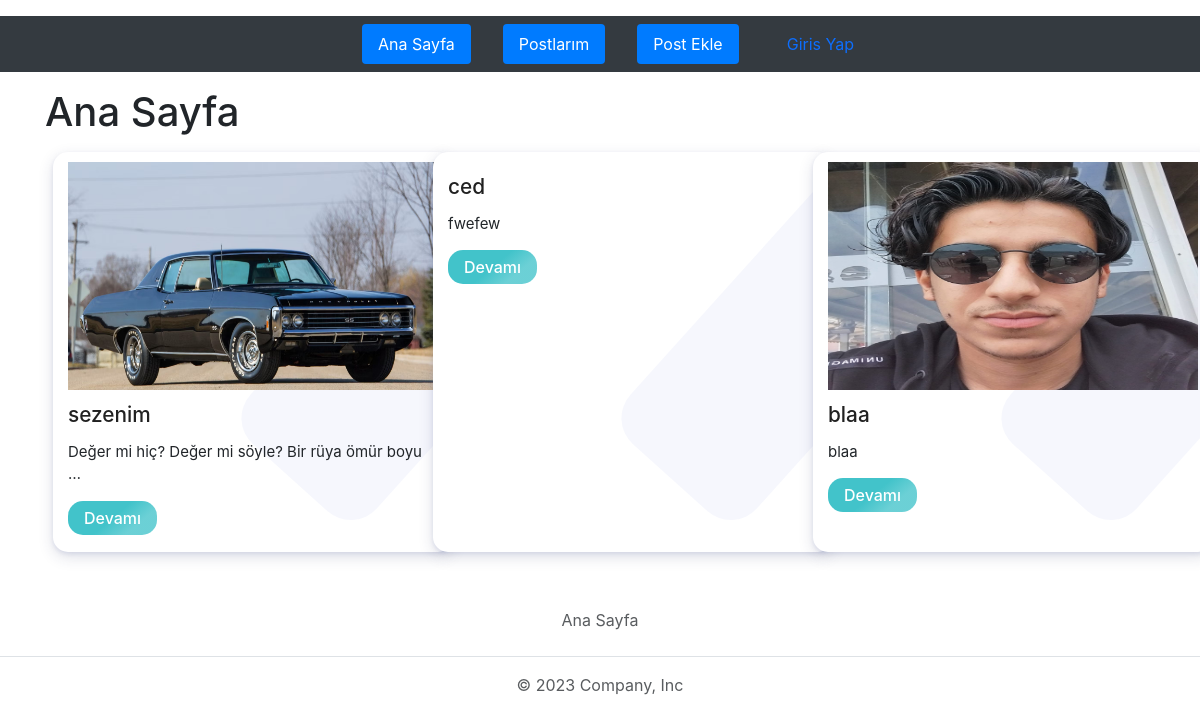
The page / on the database its author committed.
### post/models.py (models this page shows, shortened)
class Post(models.Model):
    user = models.ForeignKey(User, on_delete=models.CASCADE )
    title = models.CharField(max_length=200)
    content = models.TextField()
    picture = models.FileField(blank=True , null=True)
    created_at = models.DateTimeField(auto_now_add=True)
    is_deleted = models.BooleanField(default=False)

### post/views.py (the view)
# urls.py: path('', home_view, name='home_view'),
def home_view(request):
    posts = Post.objects.filter(is_deleted=False) #order_by kullanilabilir
    context = dict(
        posts = posts
    )
    return render(request, 'home_page.html', context)

### post/templates/home_page.html (shortened to what this page needs)
{% extends 'base/main.html' %}
{% block container %}
<link rel="stylesheet" href="https://maxcdn.bootstrapcdn.com/bootstrap/4.3.1/css/bootstrap.min.css">
<h1>Ana Sayfa</h1>
<div class="section_our_solution">
  <div class="row">
    {% for post in posts %}
    <div class="col-4" >
        <div class="solution_cards_box"  >
          <div class="solution_card" style="width: 25rem; height: 25rem;">
            {% if post.picture %}
            <img class="fit" src="{{post.picture.url}}" alt="yok" >
            {% endif %}
            <div class="solu_title">
              <h3>{{ post.title }}</h3>
            </div>
            <div class="solu_description">
              <p>
                {{ post.content|truncatewords:10 }}
              </p>
              <a href="{% url 'post:post_detail' id=post.id %}"><button type="button" class="read_more_btn">Devamı</button></a>
            </div>
          </div>
        </div>
      </div>
    {% endfor %}
  </div>
</div>
{% endblock container %}

### post/templates/base/head.html (style rules this page uses)
.fit { width: 100%; height: 60%; }
.section_our_solution .row { align-items: center; }
.solution_cards_box .solution_card { flex: 0 50%; background: #fff; box-shadow: 0 2px 4px 0 rgba(136, 144, 195, 0.2), 0 5px 15px 0 rgba(37, 44, 97, 0.15); border-radius: 15px; margin: 8px; padding: 10px 15px; position: relative; z-index: 1; overflow: hidden; min-height: 265px; transition: 0.7s; }
.solution_cards_box .solution_card:before { content: ""; position: absolute; background: rgb(85 108 214 / 5%); width: 170px; height: 400px; z-index: -1; transform: rotate(42deg); right: -56px; top: -23px; border-radius: 35px; }
.solution_card .solu_title h3 { color: #212121; font-size: 1.3rem; margin-top: 13px; margin-bottom: 13px; }
.solution_card .solu_description p { font-size: 15px; margin-bottom: 15px; }
.solution_card .solu_description button { border: 0; border-radius: 15px; background: linear-gradient( 140deg, #42c3ca 0%, #42c3ca 50%, #42c3cac7 75% ) !important; color: #fff; font-weight: 500; font-size: 1rem; padding: 5px 16px; }

### rows shown on the page
Post: picture (picture), title "sezenim", content "Değer mi hiç? Değer mi söyle? Bir rüya ömür boyu …"
Post: title "ced", content "fwefew"
Post: picture (picture), title "blaa", content "blaa"
